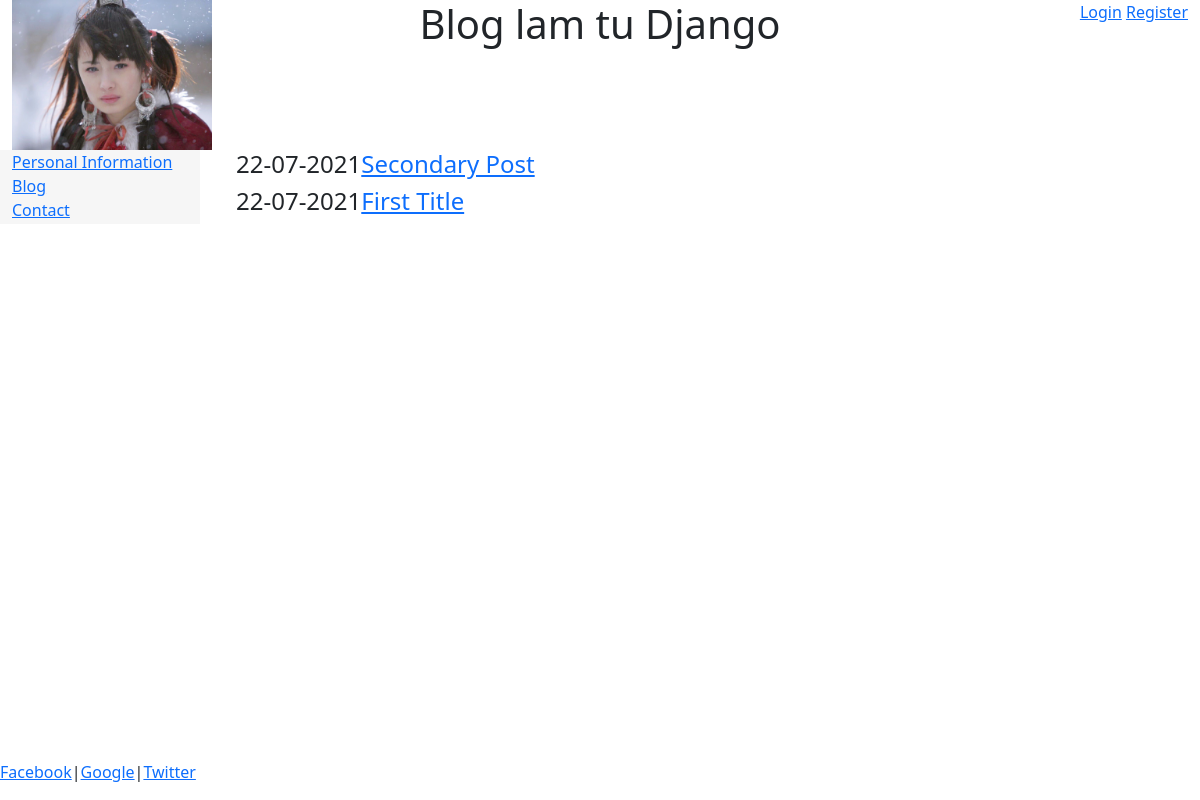
Screenshot of /blog/ with the database file from the repository.
### blog/models.py (models this page shows, shortened)
class Post(models.Model):
    title = models.CharField(max_length=100)
    body = models.TextField()
    date = models.DateTimeField(auto_now_add=True)
    image = models.ImageField(null= True)

### blog/views.py (the view)
# urls.py: path('', views.PostListView.as_view(), name = 'blog'),
class PostListView(ListView):
    queryset = Post.objects.all().order_by("-date")
    template_name = 'blog/blog.html'
    context_object_name = 'Posts'
    paginate_by = 10

### blog/templates/blog/blog.html (shortened to what this page needs)
{% extends "pages/base.html" %}
{% block content %}
{% for post in Posts %}
    <h4>{{post.date|date:"d-m-Y"}}<a href="/blog/{{post.id}}">{{post.title}}</a></h4>
{% endfor %}
{% endblock %}

### home/templates/pages/base.html (style rules this page uses)
html, body { height: 100%; backgrouind-color: #f6f6f6 }

### rows the page displays
Post: date "22-07-2021", title "Secondary Post"
Post: date "22-07-2021", title "First Title"
